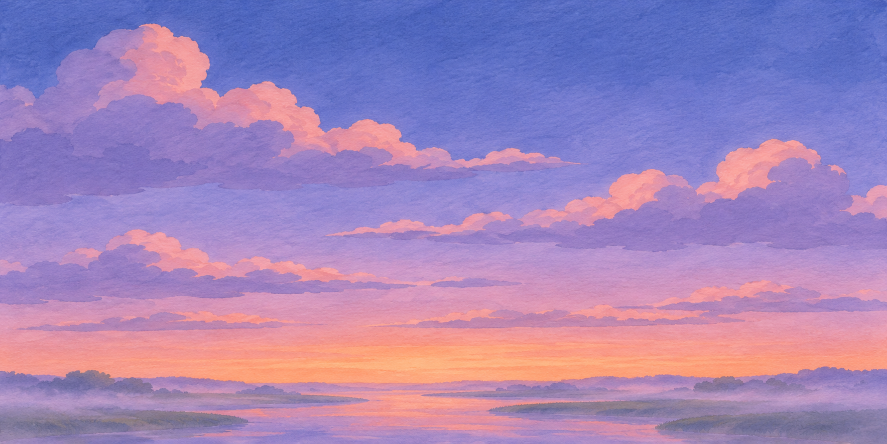
#> input picture assets/ref/sky_test.png, 1774 x 887 px (shown at 1/2 size)
$ python -i printfx.py   (imports and definitions only)
#> lines starting #> are read from the running program, lines starting #| are printed output that depends on the picture; after the words box and inside, x2 and y2 are one past the last pixel; in counts of white or black regions, pixels touching at a corner belong together
#> further down, picture is the input picture: PIL image 1774x887 RGB; mean R, G, B 162.9, 133.3, 184.8
"""印刷长镜头的刻线转换：只用墨、纸，保留红（灯笼）、黄（灯光）、绿（镜片界面）。"""
import numpy as np
from PIL import Image, ImageFilter, ImageEnhance
PAPER_T='@@WORKSPACE_ROOT@@/Desktop/上影ppt/03-制作/共用/材质/宣纸.png'
INK=np.array([22,23,27]);PAP=np.array([237,229,205]);RED=np.array([196,51,43]);YEL=np.array([223,164,67]);GRN=np.array([61,255,176])
def scratch(im,period=7,bright=1.0,keep_red=True):
#> called with period = 7, bright = 1, keep_red = True
    W,H=im.size; im=ImageEnhance.Brightness(im.convert('RGB')).enhance(bright)
#> after `W, H = im.size`: W = 1774; H = 887
    a=np.asarray(im).astype(float)/255; L=0.3*a[...,0]+0.59*a[...,1]+0.11*a[...,2]
    L=np.asarray(Image.fromarray((L*255).astype(np.uint8)).filter(ImageFilter.GaussianBlur(1.2))).astype(float)/255
    L=np.clip((L-0.06)/0.6,0,1)**0.8
    yy,xx=np.mgrid[0:H,0:W]; ph=((yy+1.6*np.sin(xx/41.0)+1.1*np.sin(xx/13.0+yy/90.0))%period)/period
    ink=(np.abs(ph-0.5)<(1-L)*0.62)|(L<0.08)
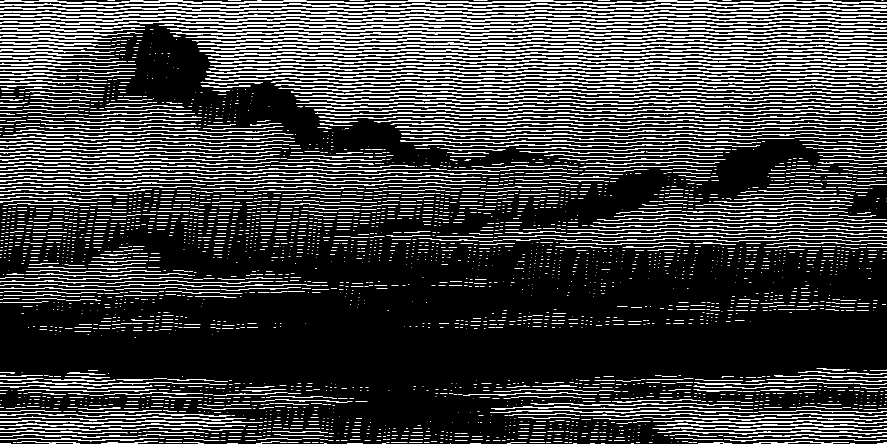
#> ink: shape (887, 1774) bool (shown at 1/2 size); 15.7% white in thin lines or dots
    out=np.where(ink[...,None],INK,PAP).astype(float)
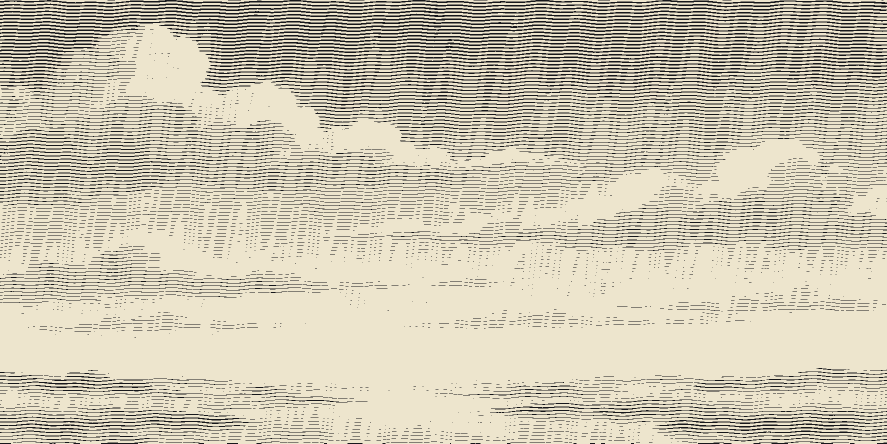
#> out: shape (887, 1774, 3) float64 (shown at 1/2 size); mean of channels 0, 1, 2 203.3, 196.7, 177.1; drawn as R, G, B
    hsv=np.asarray(im.convert('HSV')).astype(float)/255; h,s,v=hsv[...,0]*360,hsv[...,1],hsv[...,2]
#> after `hsv = np.asarray(im.convert('HSV')).astype(float) / 255`:
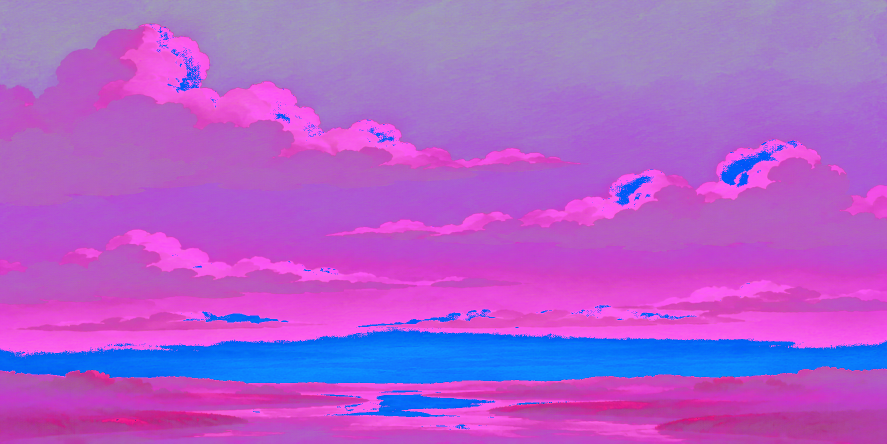
#> hsv: shape (887, 1774, 3) float64 (shown at 1/2 size); mean R, G, B 0.686, 0.375, 0.804
#> after `h, s, v = (hsv[..., 0] * 360, hsv[..., 1], hsv[..., 2])`:
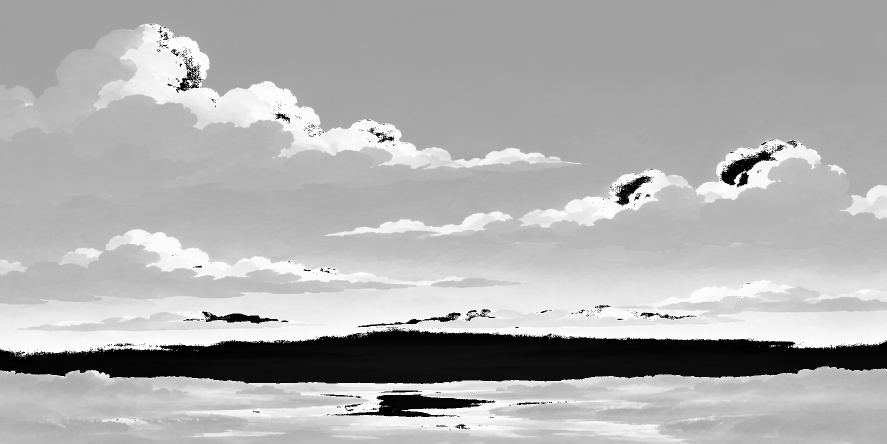
#> h: shape (887, 1774) float64 (shown at 1/2 size); min 0, max 358.6, mean 246.8; drawn with min black and max white
#> after `h, s, v = (hsv[..., 0] * 360, hsv[..., 1], hsv[..., 2])`:
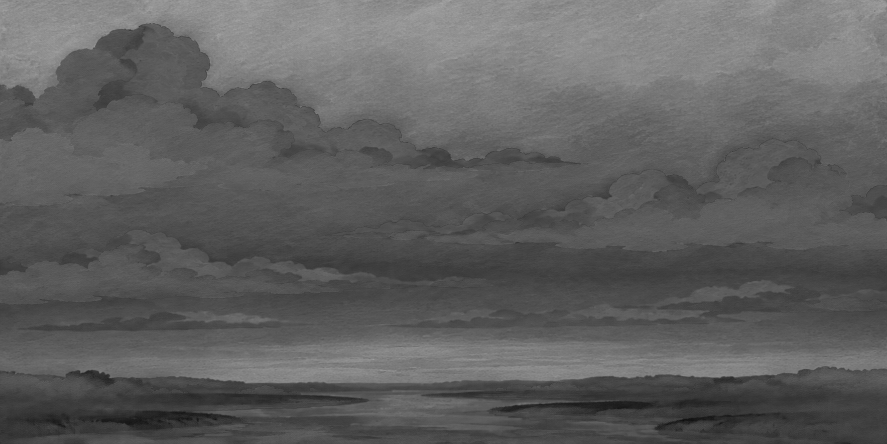
#> s: shape (887, 1774) float64 (shown at 1/2 size); min 0.0392, max 0.682, mean 0.375
#> after `h, s, v = (hsv[..., 0] * 360, hsv[..., 1], hsv[..., 2])`:
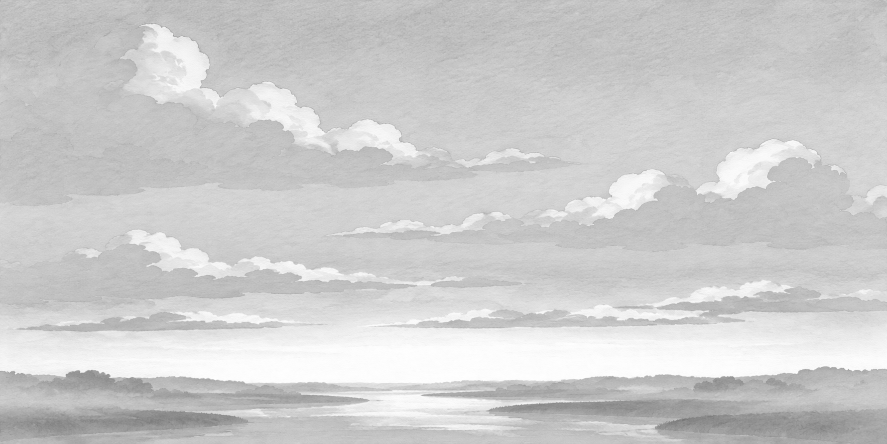
#> v: shape (887, 1774) float64 (shown at 1/2 size); min 0.435, max 1, mean 0.804
    red=((h<14)|(h>345))&(s>0.55)&(v>0.4); yel=(h>22)&(h<52)&(s>0.45)&(v>0.62); grn=(h>130)&(h<185)&(s>0.35)&(v>0.4)
#> after `red = ((h < 14) | (h > 345)) & (s > 0.55) & (v > 0.4)`: red: shape (887, 1774) bool; 0% white in thin lines or dots, all inside (x1, y1, x2, y2) = (1479, 720, 1480, 721)
#> after `yel = (h > 22) & (h < 52) & (s > 0.45) & (v > 0.62)`:
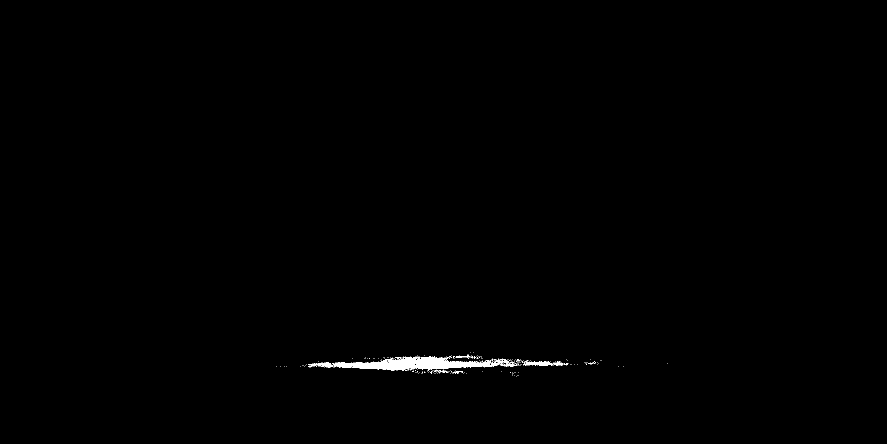
#> yel: shape (887, 1774) bool (shown at 1/2 size); 0.39% white; 185 white regions (178 under 20 px), largest, box (x1, y1, x2, y2) and area: (617, 712, 1038, 742) 5173, (1046, 722, 1107, 732) 306, (1105, 723, 1126, 731) 89
#> after `grn = (h > 130) & (h < 185) & (s > 0.35) & (v > 0.4)`: grn: shape (887, 1774) bool; every value is 0
    mx=lambda k:np.asarray(Image.fromarray((k*255).astype(np.uint8)).filter(ImageFilter.MaxFilter(3)))>0
    out[yel&~ink]=YEL
    if keep_red: out[mx(red)]=RED
    out[mx(grn)]=GRN
#> (the run stopped early here; a loop or call above may not have finished)
